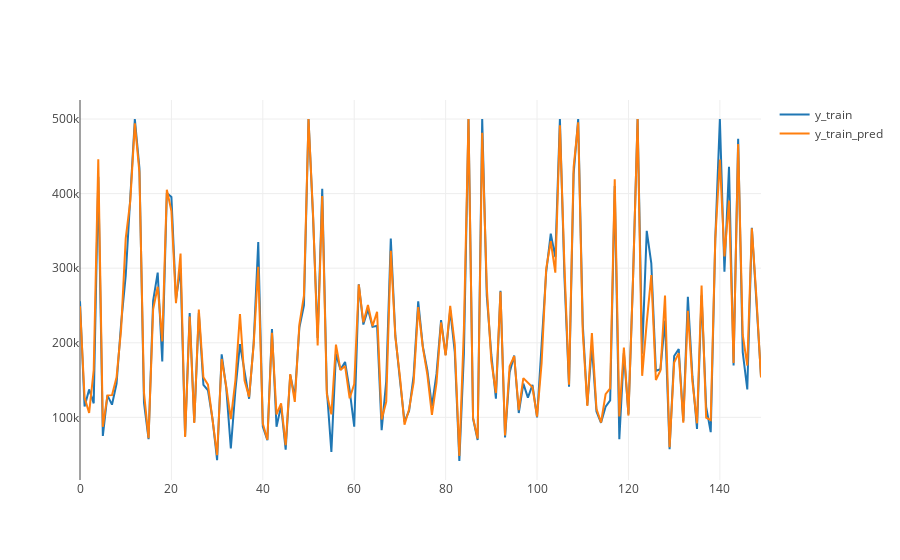

Notebook code cell kept with this figure:
### Code cell
clf = RandomForestRegressor()
clf.fit(x_train, y_train)
y_train_pred = clf.predict(x_train)

trace0 = go.Scatter(
    x = [i for i in range(x_train.shape[0])][:150],
    y = y_train[:150],
    mode = 'lines',
    name = 'y_train'
)
trace1 = go.Scatter(
    x = [i for i in range(x_train.shape[0])][:150],
    y = y_train_pred[:150],
    mode = 'lines',
    name = 'y_train_pred'
)

# y_test_pred = clf.predict(x_test)
# trace2 = go.Scatter(
#     x = [i for i in range(x_train.shape[0])],
#     y = y_test_pred,
#     mode = 'lines',
#     name = 'y_test_pred'
# )

data = [trace0, trace1]
py.iplot(data, filename='line-mode')

### Figure 1 — Plotly figure (JSON) as saved in the notebook; plotly's stock layout.template omitted (floating-point values rounded to 4 significant figures; data arrays with more than 128 entries replaced by an {"elided": "..."} marker saying what was removed)
{"data": [{"mode": "lines", "name": "y_train", "type": "scatter", "uid": "d7ab955f-0d6a-46e0-a140-20dd58c0700a", "x": {"elided": "150 int values"}, "y": {"elided": "150 int values"}}, {"mode": "lines", "name": "y_train_pred", "type": "scatter", "uid": "5afa0b0a-b2e9-4092-b08b-192801577ffa", "x": {"elided": "150 int values"}, "y": {"elided": "150 float values"}}], "layout": {}}
